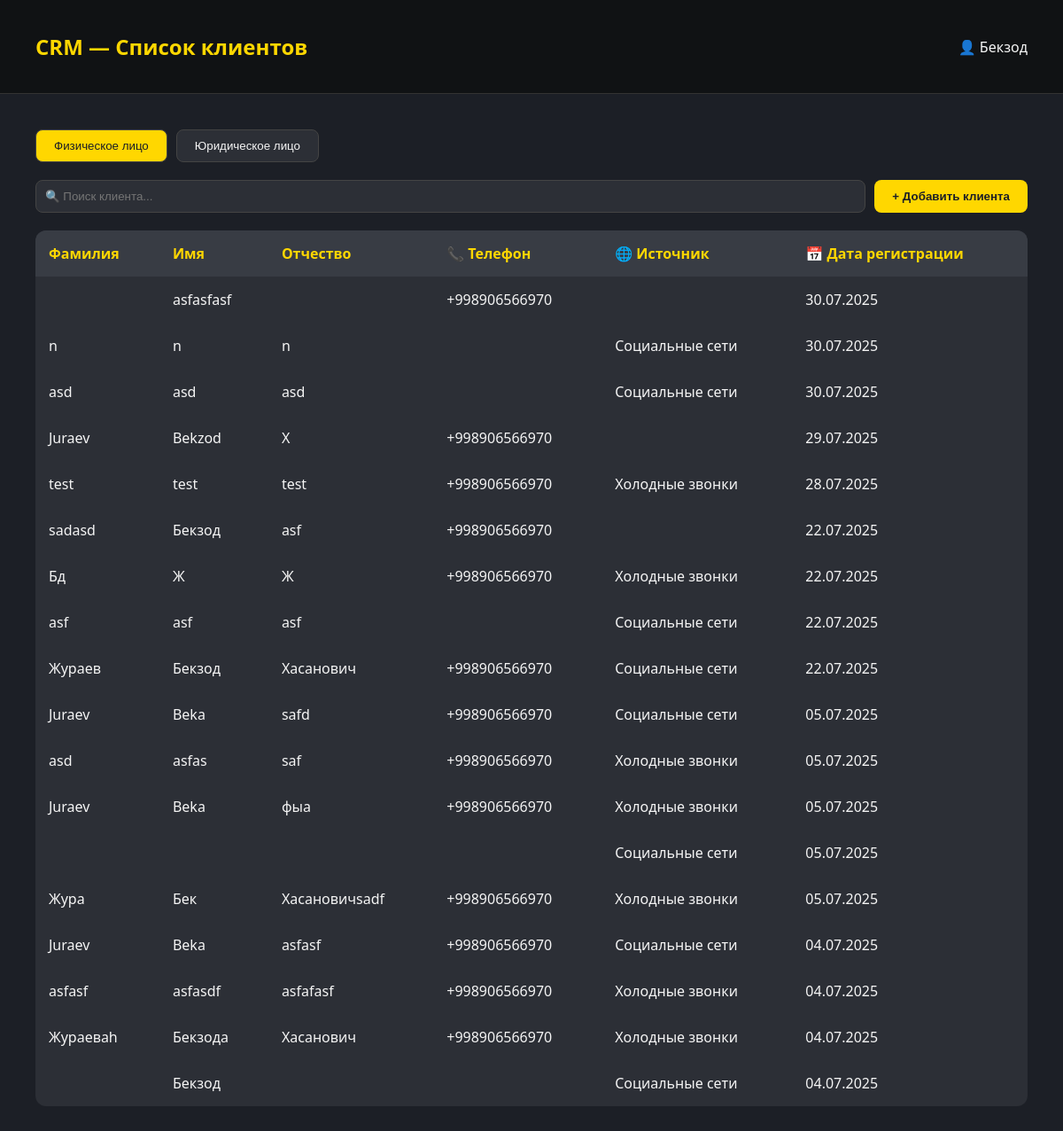
The app's page /clients/ (signed in) with its own data.
### backend/models.py (models this page shows)
class Profile(models.Model):
    POSITION_CHOICES = [
        ("manager", "Менеджер"),
        ("admin", "Администратор"),
        ("accountant", "Бухгалтер"),
        ("supplier", "Снабженец"),
        ("chief", "Главный ЦЕХа"),
        ("chief_staff", "Сотрудник ЦЕХа"),
        ("delivery_cheif", "Главный доставщик"),
        ("delivery", "Доставщик"),
        ("installer_cheif", "Главный установщик"),
        ("installer", "Установщик"),
        ("technologist_cheif", "Главный Технолог"),
        ("technologist", "Технолог"),
        ("designer_cheif", "Главный дизайнер"),
        ("designer", "Дизайнер"),
        ("qa_cheif", "Главный сотрудник контроля качества"),
        ("qa_staff", "Сотрудник контроля качества"),
        ("sales_marketing", "Соц. маркетолог"),
        ("sales_call", "Сотрудник колл-центра"),
    ]
    username = models.OneToOneField(User, on_delete=models.CASCADE, related_name='profile')
    name = models.CharField(max_length=200, null=True, blank=True, default=None)
    lastname = models.CharField(max_length=200, null=True, blank=True, default=None)
    middle_name = models.CharField(max_length=200, null=True, blank=True, default=None)
    date_birth = models.DateField(null=True, blank=True, default=None)
    phone = PhoneNumberField(blank=True)
    adress = models.CharField(max_length=200,blank=True)
    last_job=models.CharField(max_length=200,blank=True)
    work_exp=models.CharField(max_length=200,blank=True)
    position = models.CharField(max_length=20, choices=POSITION_CHOICES)
    hobby=models.CharField(max_length=60,blank=True)
    photo = models.ImageField(blank=True, upload_to='pictures/',null=True)
    approve=models.BooleanField(default=False)
    archive=models.BooleanField(default=True)
    balance = models.DecimalField(max_digits=10, decimal_places=2,default=0)
    salary_pure=models.DecimalField(max_digits=10, decimal_places=2,default=0)
    salary_black=models.DecimalField(max_digits=10, decimal_places=2,default=0)
    approve_accounting=models.BooleanField(default=False)

class Clients(models.Model):
    Social_CHOICES = [
        ("social", "Социальные сети"),
        ("cold_calls", "Холодные звонки"),
        ("word_of_mouth", "Сарафанное радио"),
    ]
    CLIENT_TYPE_CHOICES = [
        ('INDIVIDUAL', 'Физическое лицо'),
        ('LEGAL_ENTITY', 'Юридическое лицо'),
    ]
    social = models.CharField(max_length=20, choices=Social_CHOICES)
    client_type = models.CharField(
        max_length=20,
        choices=CLIENT_TYPE_CHOICES,
    )
    phone = PhoneNumberField()
    created_at = models.DateField(auto_now_add=True,null=True)
    name = models.CharField(max_length=200, null=True, blank=True, default=None)
    lastname = models.CharField(max_length=200, null=True, blank=True, default=None)
    middle_name = models.CharField(max_length=200, null=True, blank=True, default=None)
    adress = models.CharField(max_length=200, null=True, blank=True, default=None)
    company_name=models.CharField(max_length=200, null=True, blank=True, default=None)
    inn = models.CharField(max_length=12,null=True, blank=True, default=None)
    account=models.IntegerField(blank=True,null=True,default=None)
    mfo = models.IntegerField(blank=True, null=True, default=None)
    active=models.BooleanField(default=False)

### backend/views.py (the view)
# urls.py: path('clients/',views.ClietView.as_view(),name='clients'),
class ClietView(LoginRequiredMixin,TemplateView):
   template_name = 'client_list.html'
   login_url = reverse_lazy('login')
   def get_context_data(self, *, object_list=None, **kwargs):
      context = super().get_context_data(**kwargs)
      context['client_fiz']=Clients.objects.filter(client_type='INDIVIDUAL').order_by('-id')
      context['client_leg'] = Clients.objects.filter(client_type='LEGAL_ENTITY').order_by('-id')
      return context

### backend/templates/client_list.html (shortened to what this page needs)
<!DOCTYPE html>
<html lang="ru">
<head>
</head>
<body>
  <header>
   <h1 onclick="window.location.href='{% url 'dashboard' %}'" style="cursor: pointer;">CRM — Список клиентов</h1>
    <div>👤 {{request.user.profile.name}}</div>
  </header>
  <div class="container">
     <div class="toggle-buttons">
      <button id="btn-individual" class="active">Физическое лицо</button>
      <button id="btn-legal">Юридическое лицо</button>
    </div>
    <div class="top-bar">
      <input type="text" id="clientSearchInput" placeholder="🔍 Поиск клиента...">
      <button onclick="window.location.href='{% url 'client_add' %}'">+ Добавить клиента</button>
    </div>
     <div id="individual-fields">
    <table id="clientTable">
      <thead>
        <tr>
          <th>Фамилия</th>
          <th>Имя</th>
          <th>Отчество</th>
          <th>📞 Телефон</th>
          <th>🌐 Источник</th>
          <th>📅 Дата регистрации</th>
        </tr>
      </thead>
      {% for item in client_fiz %}
      <tbody>
        <tr>
          <td>{{item.lastname}}</td>
          <td>{{item.name}}</td>
          <td>{{item.middle_name}}</td>
          <td>{{item.phone}}</td>
          <td>{{item.get_social_display}}</td>
          <td>{{item.created_at|date:"d.m.Y"}}</td>
        </tr>
      </tbody>
      {% endfor %}
       </table>
      </div>
  </div>
</body>
</html>

### backend/templates/client_list.html (style rules this page uses)
body { margin: 0; font-family: 'Segoe UI', Tahoma, Geneva, Verdana, sans-serif; background-color: #1c1f26; color: #f5f5f5; }
header { background: #101214; padding: 20px 40px; display: flex; justify-content: space-between; align-items: center; border-bottom: 1px solid #333; }
header h1 { color: #ffd700; font-weight: 600; font-size: 24px; }
.container { padding: 40px; }
.toggle-buttons { display: flex; margin-bottom: 20px; }
.toggle-buttons button { background-color: #2c2f36; color: #f5f5f5; border: 1px solid #444; padding: 10px 20px; margin-right: 10px; border-radius: 8px; cursor: pointer; transition: background-color 0.3s; }
.toggle-buttons button:hover, .toggle-buttons button.active { background-color: #ffd700; color: #1c1f26; }
.top-bar { display: flex; justify-content: space-between; margin-bottom: 20px; }
.top-bar input[type="text"] { flex: 1; padding: 10px; border-radius: 8px; border: 1px solid #444; background-color: #2c2f36; color: #f5f5f5; margin-right: 10px; }
.top-bar button { background-color: #ffd700; border: none; padding: 10px 20px; border-radius: 8px; color: #1c1f26; cursor: pointer; font-weight: 600; }
table { width: 100%; border-collapse: collapse; background-color: #2c2f36; border-radius: 12px; overflow: hidden; }
th, td { padding: 15px; text-align: left; }
th { background-color: #383c44; color: #ffd700; }

### records on screen
Clients: name "asfasfasf", phone "+998906566970", created_at "30.07.2025"
Clients: lastname "n", name "n", middle_name "n", social "Социальные сети", created_at "30.07.2025"
Clients: lastname "asd", name "asd", middle_name "asd", social "Социальные сети", created_at "30.07.2025"
Clients: lastname "Juraev", name "Bekzod", middle_name "X", phone "+998906566970", created_at "29.07.2025"
Clients: lastname "test", name "test", middle_name "test", phone "+998906566970", social "Холодные звонки", created_at "28.07.2025"
Clients: lastname "sadasd", name "Бекзод", middle_name "asf", phone "+998906566970", created_at "22.07.2025"
Clients: lastname "Бд", name "Ж", middle_name "Ж", phone "+998906566970", social "Холодные звонки", created_at "22.07.2025"
Clients: lastname "asf", name "asf", middle_name "asf", social "Социальные сети", created_at "22.07.2025"
Clients: lastname "Жураев", name "Бекзод", middle_name "Хасанович", phone "+998906566970", social "Социальные сети", created_at "22.07.2025"
Clients: lastname "Juraev", name "Beka", middle_name "safd", phone "+998906566970", social "Социальные сети", created_at "05.07.2025"
Clients: lastname "asd", name "asfas", middle_name "saf", phone "+998906566970", social "Холодные звонки", created_at "05.07.2025"
Clients: lastname "Juraev", name "Beka", middle_name "фыа", phone "+998906566970", social "Холодные звонки", created_at "05.07.2025"
Clients: social "Социальные сети", created_at "05.07.2025"
Clients: lastname "Жура", name "Бек", middle_name "Хасановичsadf", phone "+998906566970", social "Холодные звонки", created_at "05.07.2025"
Clients: lastname "Juraev", name "Beka", middle_name "asfasf", phone "+998906566970", social "Социальные сети", created_at "04.07.2025"
Clients: lastname "asfasf", name "asfasdf", middle_name "asfafasf", phone "+998906566970", social "Холодные звонки", created_at "04.07.2025"
Clients: lastname "Жураеваh", name "Бекзода", middle_name "Хасанович", phone "+998906566970", social "Холодные звонки", created_at "04.07.2025"
Clients: name "Бекзод", social "Социальные сети", created_at "04.07.2025"

### other values on screen
{{ request.user.profile.name }} "Бекзод"
